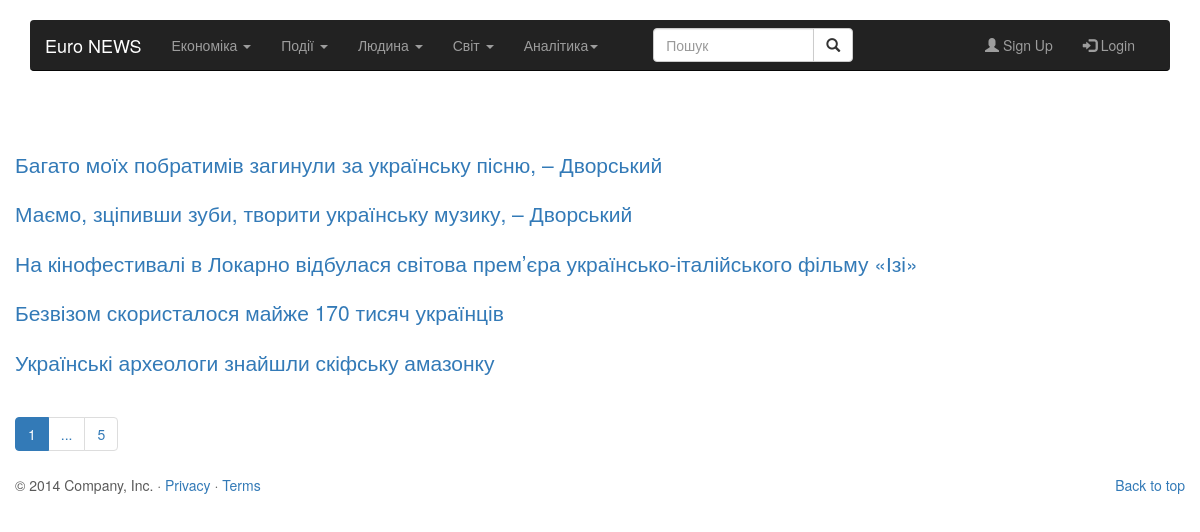
Screenshot of /news/human.php with the database file from the repository.
### tables this page shows
CREATE TABLE `news` (
  `id` int(11) NOT NULL,
  `user_id` int(11) NOT NULL,
  `section` text NOT NULL,
  `name` text NOT NULL,
  `content` text NOT NULL,
  `date` date NOT NULL,
  `image` text NOT NULL,
  `analitics` tinyint(1) DEFAULT NULL
);

### news/config.php (called while the page is built, shortened)
<?php
$config = [
    "ip" => "localhost",
    "port" => 3306,
    "login" => "root",
    "password" => "",
    "database" => "news",
];
$mySqlRes = mysqli_connect($config['ip'], $config['login'], $config['password']);
mysqli_select_db($mySqlRes, "news");
mysqli_set_charset($mySqlRes, "utf8");
$res = mysqli_query($mySqlRes, "select * from news");
$resHuman = mysqli_query($mySqlRes, "SELECT * FROM `news` where `section` = \"Людина\" ORDER BY date DESC LIMIT 5 ;");
$humanArray = [];
while ($row = mysqli_fetch_assoc($resHuman)) {
    $humanArray[$row['id']] = ["id" => $row['id'], "user_id" => $row['user_id'], "section" => $row['section'], "name" => $row['name'],
        "content" => $row['content'], "date" => $row['date']
        , "image" => $row['image'], "analitics" => $row['analitics']];
}
?>

### news/human.php (the view, shortened to what this page needs)
<?php include("config.php");
include ("header.php");  ?>
<div class="container marketing" style="margin-top: 150px">
    <?php foreach ($humanArray as $value) { ?>
        <div class="row articles">
            <div class="col-md-12">
                <p class="lead"><a href="article-human.php?id=<?=$value["id"]?> "><?= $value["name"] ?></a> </p>
            </div>
        </div>
    <?php } ?>
    <ul class="pagination">
        <li class="active"><a href="#">1</a></li>
        <li id="show"><a href="#">...</a></li>
        <li><a href="#">5</a></li>
    </ul>
    <?php
    include ("footer.php");
    ?>

### news/header.php (style rules this page uses)
body { overflow-x: hidden; }

### rows the page displays
news: name "Багато моїх побратимів загинули за українську пісню, – Дворський"
news: name "Маємо, зціпивши зуби, творити українську музику, – Дворський"
news: name "На кінофестивалі в Локарно відбулася світова прем’єра українсько-італійського фільму «Ізі»"
news: name "Безвізом скористалося майже 170 тисяч українців"
news: name "Українські археологи знайшли скіфську амазонку"
